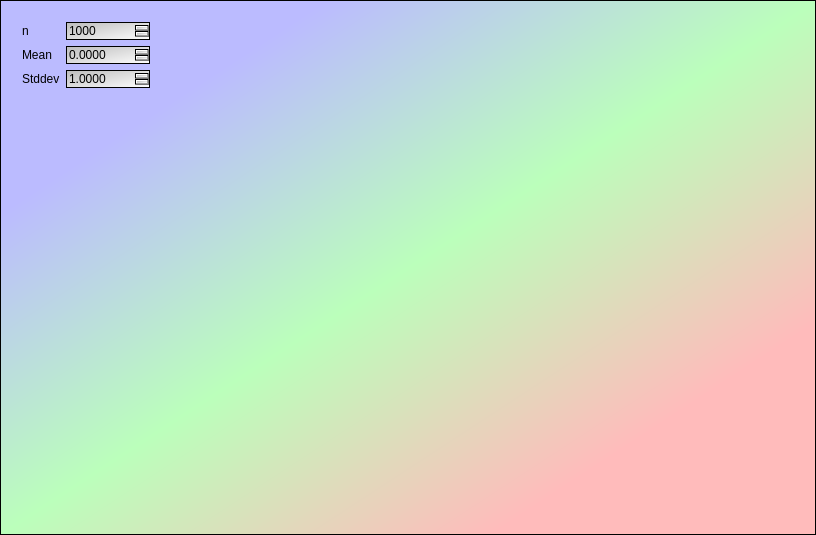
<?xml version="1.0" encoding="UTF-8"?>
<ui version="4.0">
 <class>QtTestHistogramMainDialog</class>
 <widget class="QDialog" name="QtTestHistogramMainDialog">
  <property name="geometry">
   <rect>
    <x>0</x>
    <y>0</y>
    <width>816</width>
    <height>535</height>
   </rect>
  </property>
  <property name="windowTitle">
   <string>Histogram demo</string>
  </property>
  <property name="styleSheet">
   <string notr="true">QDialog {
 background-color: qlineargradient(x1: 0, y1: 0, x2: 1, y2: 1, stop: 0  #bbf, stop: 0.2  #bbf, stop: 0.5 #bfb, stop: 0.8 #fbb, stop: 1 #fbb);
  border: 1px solid black
}

QSpinBox,QDoubleSpinBox,QComboBox { 
  background-color: qlineargradient(x1: 0, y1: 0, x2: 1, y2: 1, stop: 0  #bbb, stop: 1 #fff);
  border: 1px solid black
}

QPushButton
{
  color: #000;
  background-color: qradialgradient(cx: 0.5, cy: 0.5,fx: 0.5, fy: 0.5,radius: 0.5, stop: 0 #fff, stop: 1 #aaa);
  border: 1px solid black
}

QPlainTextEdit {
  font: 18px bold &quot;Courier&quot; courier monospace
}</string>
  </property>
  <layout class="QGridLayout" name="gridLayout">
   <item row="0" column="1">
    <widget class="QwtPlot" name="plot_histogram" native="true"/>
   </item>
   <item row="0" column="0">
    <widget class="QWidget" name="widget" native="true">
     <property name="sizePolicy">
      <sizepolicy hsizetype="Maximum" vsizetype="Preferred">
       <horstretch>0</horstretch>
       <verstretch>0</verstretch>
      </sizepolicy>
     </property>
     <layout class="QFormLayout" name="formLayout">
      <item row="0" column="0">
       <widget class="QLabel" name="label_n">
        <property name="text">
         <string>n</string>
        </property>
       </widget>
      </item>
      <item row="0" column="1">
       <widget class="QSpinBox" name="box_n">
        <property name="maximum">
         <number>1000000000</number>
        </property>
        <property name="value">
         <number>1000</number>
        </property>
       </widget>
      </item>
      <item row="1" column="0">
       <widget class="QLabel" name="label_mean">
        <property name="text">
         <string>Mean</string>
        </property>
       </widget>
      </item>
      <item row="1" column="1">
       <widget class="QDoubleSpinBox" name="box_mean">
        <property name="decimals">
         <number>4</number>
        </property>
        <property name="minimum">
         <double>-1000.000000000000000</double>
        </property>
        <property name="maximum">
         <double>1000.000000000000000</double>
        </property>
        <property name="singleStep">
         <double>1.000000000000000</double>
        </property>
        <property name="value">
         <double>0.000000000000000</double>
        </property>
       </widget>
      </item>
      <item row="2" column="0">
       <widget class="QLabel" name="label_stddev">
        <property name="text">
         <string>Stddev</string>
        </property>
       </widget>
      </item>
      <item row="2" column="1">
       <widget class="QDoubleSpinBox" name="box_stddev">
        <property name="decimals">
         <number>4</number>
        </property>
        <property name="maximum">
         <double>1000.000000000000000</double>
        </property>
        <property name="singleStep">
         <double>0.100000000000000</double>
        </property>
        <property name="value">
         <double>1.000000000000000</double>
        </property>
       </widget>
      </item>
     </layout>
    </widget>
   </item>
  </layout>
 </widget>
 <layoutdefault spacing="6" margin="11"/>
 <customwidgets>
  <customwidget>
   <class>QwtPlot</class>
   <extends>QWidget</extends>
   <header>qwt_plot.h</header>
   <container>1</container>
  </customwidget>
 </customwidgets>
 <tabstops>
  <tabstop>box_n</tabstop>
  <tabstop>box_mean</tabstop>
  <tabstop>box_stddev</tabstop>
 </tabstops>
 <resources/>
 <connections/>
</ui>
